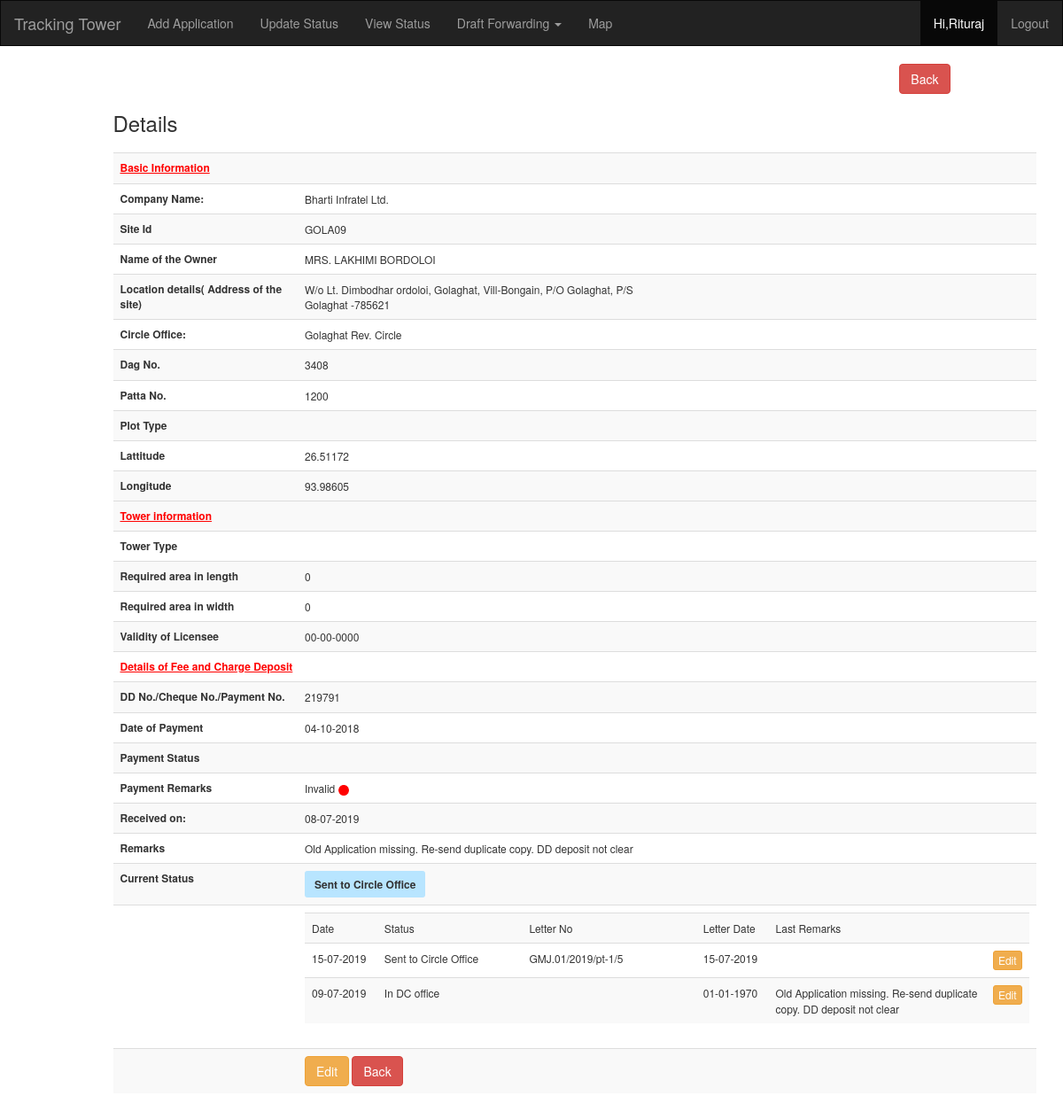
/details.php?id=1& (signed in), run on the app's committed database.
### tables this page shows
CREATE TABLE `master_application` (
  `id` int(11) NOT NULL,
  `site_id` varchar(20) NOT NULL,
  `company_id` int(11) NOT NULL,
  `co_id` int(11) NOT NULL,
  `owner_name` varchar(100) NOT NULL,
  `owner_address` varchar(400) NOT NULL,
  `dagno` int(11) NOT NULL,
  `pattano` int(11) NOT NULL,
  `lattitude` varchar(30) NOT NULL,
  `longitude` varchar(30) NOT NULL,
  `dd_no` varchar(50) DEFAULT NULL,
  `dd_date` date DEFAULT NULL,
  `dd_status` int(11) NOT NULL DEFAULT '1',
  `dd_remarks` varchar(600) DEFAULT NULL,
  `remarks` varchar(999) DEFAULT NULL,
  `receivedon` date NOT NULL,
  `curr_status` int(11) NOT NULL DEFAULT '0',
  `year` int(11) DEFAULT NULL,
  `plot_type` varchar(50) DEFAULT NULL,
  `tower_type` varchar(5) DEFAULT NULL,
  `length` int(11) DEFAULT NULL,
  `width` int(11) DEFAULT NULL,
  `validity` date DEFAULT NULL,
  `is_delete` int(11) NOT NULL DEFAULT '0'
);

CREATE TABLE `company_master` (
  `id` int(11) NOT NULL,
  `name` varchar(100) NOT NULL,
  `status` int(11) NOT NULL,
  `details` varchar(600) NOT NULL
);

CREATE TABLE `circle_office` (
  `id` int(11) NOT NULL,
  `name` varchar(60) NOT NULL
);

CREATE TABLE `status` (
  `id` int(11) NOT NULL,
  `curr_status` varchar(150) NOT NULL
);

CREATE TABLE `track` (
  `id` int(11) NOT NULL,
  `app_id` int(11) NOT NULL,
  `app_status` int(11) NOT NULL,
  `fileno` varchar(40) DEFAULT NULL,
  `file_date` date DEFAULT NULL,
  `remarks` varchar(999) DEFAULT NULL,
  `is_delete` int(11) NOT NULL DEFAULT '0',
  `updated_on` datetime NOT NULL DEFAULT CURRENT_TIMESTAMP
);

### details.php (the view, shortened to what this page needs)
<?php
    include("config.php");
    include("header.php");
    $id="";
    if(isset($_REQUEST['id']))
    {
        $id=$_REQUEST['id'];
        $qrystr="";
        $details = mysqli_query($mysqli,"SELECT a.* , b.name as comp, c.name as co, d.curr_status as sts, a.curr_status as curr_sts, a.remarks as rmks,
        a.plot_type,a.tower_type,a.length,a.width,a.validity,a.dd_remarks  from  master_application a
        inner join company_master b on a.company_id=b.id inner join track x on a.id = x.app_id and a.curr_status = x.app_status
        inner join circle_office c on a.co_id=c.id  inner join status d on a.curr_status=d.id
        where  a.id= $id and a.is_delete=0");
        while($r= mysqli_fetch_array($details)) {
            $p_company =  $r["comp"];
            $p_siteid=$r["site_id"];
            $p_name =   $r["owner_name"];
            $p_location = $r["owner_address"];
            $p_circleoffice=$r["co"];
            $p_dagno =   $r["dagno"];
            $p_patta =   $r["pattano"];
            $p_length=$r["length"];
            $p_width=$r["width"];
            $p_date = explode('-', $r['validity']);
            $day   = $p_date[2];
            $month = $p_date[1];
            $year1  = $p_date[0];
            $p_validity = $day.'-'.$month.'-'.$year1 ;
            $p_latt = $r["lattitude"];
            $p_long=$r["longitude"];
            $p_ddno=$r["dd_no"];
            $p_dddate=date('d-m-Y', strtotime($r['dd_date']));
            $p_ddstatus = $r["dd_status"];
            $p_receivedon = date('d-m-Y', strtotime($r['receivedon']));
            $p_remarks =   $r["rmks"];
            $curr_status= $r["sts"];
            $cur_sts= $r["curr_sts"];
            $s = mysqli_query($mysqli,"SELECT a.id, a.updated_on, s.curr_status, a.fileno, a.file_date, a.remarks from track a inner join status s on a.app_status=s.id
            where  a.app_id= $id and a.is_delete=0 order by a.id desc");
        }
    }
?>
<div class="container">
<div class="row">
    <div class="col-md-1"></div>
    <div class="col-md-10">
        <a class="btn btn-danger pull-right" href="view.php?<?php echo $qrystr  ?>">Back</a>
    </div>
</div>
<div class="row">
    <div class="col-md-1"></div>
    <div class="col-md-11">
        <h3>Details</h3>
    </div>
</div>
<div class="row">
<div class="col-md-1"></div>
<div class="col-md-11">
</div>
</div>
 <div class="row">
<div class="col-md-1"></div>
<div class="col-md-11">
<table class="table table-striped" width="100%" style="font-size:12px !important;">
<tr>
<th colspan="3">
 <span style="color:red; text-decoration:underline;">Basic Information</span>
</th>
</tr>
<tr>
<th width="20%">
    Company Name:
</th>
<td  width="40%">
<?php echo $p_company; ?>
</td>
 <td></td>
</tr>
<tr>
<th>
    Site Id
</th>
<td>
<?php  echo $p_siteid;?>
</td>
 <td></td>
</tr>
<tr>
<th>
Name of the Owner
</th>
<td>
<?php  echo $p_name;?>
</td>
 <td></td>
</tr>
<tr>
<th>
Location details( Address of the site)
</th>
<td>
<?php  echo $p_location;?>
</td>
 <td></td>
</tr>
<tr>
<th >
    Circle Office:
</th>
<td >
<?php echo $p_circleoffice; ?>
</td>
 <td></td>
</tr>
<tr>
<th>
Dag No.
</th>
<td>
<?php  echo $p_dagno;?>
</td>
 <td></td>
</tr>
<tr>
<th>
Patta No.
</th>
<td>
 <?php  echo $p_patta;?>
</td>
 <td></td>
</tr>
<tr>
<th>
Plot Type
</th>
<td>
</td>
 <td></td>
</tr>
<tr>
<th>
Lattitude
</th>
<td>
<?php  echo $p_latt;?>
</td>
 <td></td>
</tr>
<tr>
<th>
Longitude
</th>
<td>
<?php  echo $p_long;?>
</td>
 <td></td>
</tr>
<tr>
<tr>
<th colspan="3">
<span style="color:red; text-decoration:underline;">Tower information</span>
</th>
</tr>
<th>
Tower Type
</th>
<td>
</td>
 <td></td>
</tr>
<tr>
<th>
Required area in length
</th>
<td>
 <?php  echo $p_length;?>
</td>
 <td></td>
</tr>
<tr>
<th>
Required area in width
</th>
<td>
 <?php  echo $p_width;?>
</td>
 <td></td>
</tr>
<tr>
<th>
Validity of Licensee
</th>
<td>
 <?php  echo $p_validity;?>
</td>
 <td></td>
</tr>
<tr>
<th colspan="3">
<span style="color:red; text-decoration:underline;">Details of Fee and Charge Deposit</span>
</th>
</tr>
<tr>
<th>
DD No./Cheque No./Payment No.
</th>
<td>
<?php  echo $p_ddno;?>
</td>
 <td></td>
</tr>
<tr>
<th>
Date of Payment
</th>
<td>
<?php  echo $p_dddate;?>
</td>
 <td>
</td>
</tr>
<tr>
<th>
Payment Status
</th>
<td>
</td>
 <td>
</td>
</tr>
<tr>
<th>
Payment Remarks
</th>
<td>
<?php if($p_ddstatus=='2') echo 'Invalid' ?>
<span  >
   <?php
if($p_ddstatus=='1')
   {?>
   <img src="img/circle-blue.png" width="12px" title="Valid DD" alt="Valid">
   <?php } else {?>
      <img src="img/circle-red.png" width="12px"  title="In-Valid DD" alt="In-Valid">
      <?php } ?>
   </span>
</td>
 <td></td>
</tr>
<tr>
<th>
Received on:
</th>
<td>
<?php  echo $p_receivedon;?>
</td>
 <td></td>
</tr>
<tr>
<th>
Remarks
</th>
<td>
<?php  echo $p_remarks;?>
</td>
 <td></td>
</tr>
<tr>
<th>
Current Status
</th>
<td>
<span  class="btn btn-sm <?php
switch($cur_sts){
   case 2 :
       echo "lightblue";
       break;
}
?>">
<b><?php  echo $curr_status;?></b></span>
</td>
 <td></td>
</tr>
<tr>
<th>
</th>
<td colspan="2">
 <table  class="table table-striped" width="100%" style="font-size:12px !important;">
        <tr><td width="10%">Date</td>
        <td  width="20%">Status</td>
        <td>Letter No</td>
        <td   width="10%">Letter Date</td>
        <td  width="30%">Last Remarks</td>
        <td  width="6%"> </td>
        </tr>
    <?php $sno=1; while($d= mysqli_fetch_array($s)) { ?>
    <tr>
        <td><?php echo date('d-m-Y', strtotime($d['updated_on']))?></td>
        <td><?php echo $d["curr_status"];?></td>
        <td><?php echo $d["fileno"];?></td>
        <td><?php echo date('d-m-Y', strtotime($d['file_date']))?></td>
        <td><?php echo $d["remarks"];?></td>
        <td>
        <?php if( $_SESSION['type']=="3")
 {  }
 else{ ?>
        <a class='btn btn-xs btn-warning'  href='edit_track.php?id=<?php   echo  $d["id"] ?>&pid=<?php   echo $id.'&'. $qrystr  ?>'>Edit</a>
        <?php } ?>
</td>
    </tr>
    <?php } ?>
 </table>
</td>
</tr>
<tr>
<td></td>
<td>
<?php if( $_SESSION['type']=="3")
 {  }
 else{ ?>
<a class='btn btn-warning'  href='edit.php?id=<?php   echo  $id ?><?php echo '&'.$qrystr  ?>'>Edit</a>
<?php } ?>
        <a class="btn btn-danger" href="view.php?<?php echo $qrystr  ?>">Back</a>
</td>
 <td></td>
</tr>
</table>
</div>
</div>
</div>
<?php
    include("footer.php");
?>

### details.php (style rules this page uses)
.lightblue { background:#b8e5ff !important; }

### data on the page
master_application: company_master.name "Bharti Infratel Ltd.", site "GOLA09", owner_name "MRS. LAKHIMI BORDOLOI", owner_address "W/o Lt. Dimbodhar ordoloi, Golaghat, Vill-Bongain, P/O Golaghat, P/S Golaghat -785621", circle_office.name "Golaghat Rev. Circle", dagno "3408", pattano "1200", lattitude "26.51172", longitude "93.98605", length "0", width "0", validity "00-00-0000", dd_no "219791", dd_date "04-10-2018", receivedon "08-07-2019", remarks "Old Application missing. Re-send duplicate copy. DD deposit not clear", status.curr_status "Sent to Circle Office"
track: updated_on "15-07-2019", status.curr_status "Sent to Circle Office", fileno "GMJ.01/2019/pt-1/5", file_date "15-07-2019"
track: updated_on "09-07-2019", status.curr_status "In DC office", file_date "01-01-1970", remarks "Old Application missing. Re-send duplicate copy. DD deposit not clear"

### other printed values
$_SESSION['name'] "Rituraj"
